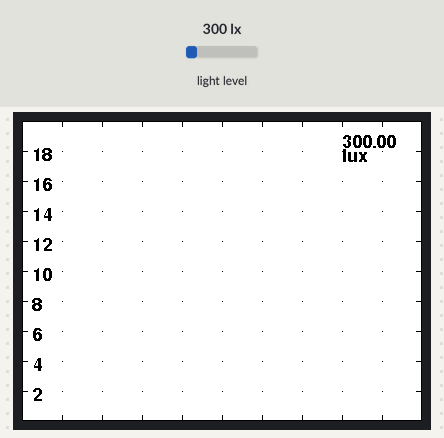
A sketch run on a simulated ESP8266 (NodeMCU). Parts: 400×300 colour display. The test bench sets the inputs (shaded band); at power-on: light level 300 lx. What the sketch prints to the serial monitor is not drawn.

Above: at 30.1 s.
At 46.1 s:
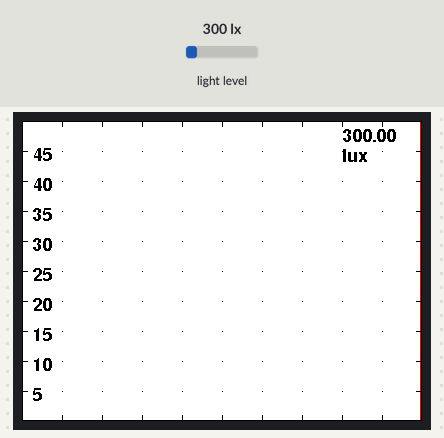
At 62.1 s:
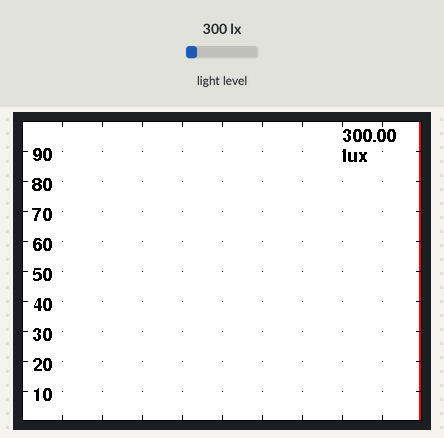
At 78.1 s:
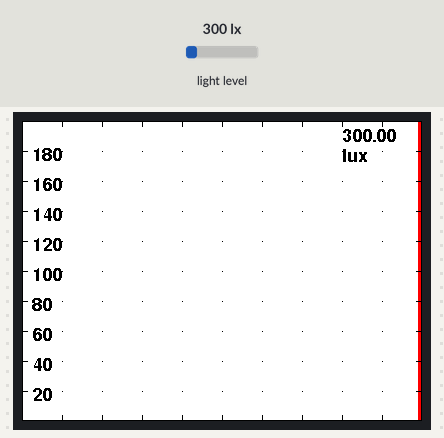
At 94.1 s:
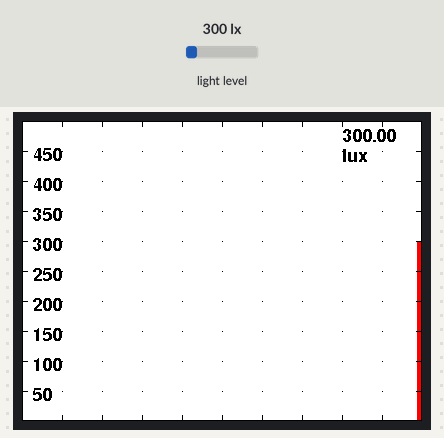
At 114.1 s:
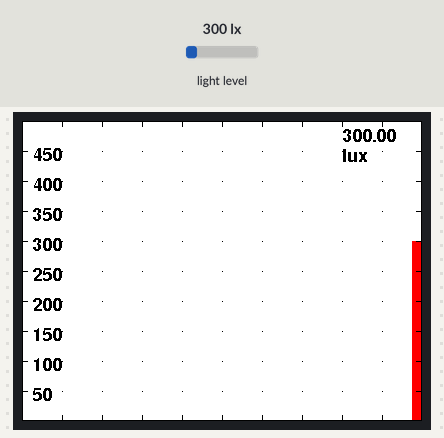

The sketch:

max44009demo.ino
```cpp
#include <GxEPD.h>
#include <GxGDEW042Z15/GxGDEW042Z15.cpp>    // 4.2" b/w/r
#include GxEPD_BitmapExamples
#include <GxIO/GxIO_SPI/GxIO_SPI.cpp>
#include <GxIO/GxIO.cpp>

// FreeFonts from Adafruit_GFX
#include <Fonts/FreeMonoBold9pt7b.h>
#include <Fonts/FreeMonoBold12pt7b.h>
#include <Fonts/FreeMonoBold18pt7b.h>
#include <Fonts/FreeMonoBold24pt7b.h>
#include <Fonts/FreeSans9pt7b.h>
#include <Fonts/FreeSans12pt7b.h>
#include <Fonts/FreeSans18pt7b.h>
#include <Fonts/FreeSans24pt7b.h>
#include <Fonts/FreeSansBold9pt7b.h>
#include <Fonts/FreeSansBold12pt7b.h>
#include <Fonts/FreeSansBold18pt7b.h>
#include <Fonts/FreeSansBold24pt7b.h>

#if defined(ESP8266)
// generic/common.h
//static const uint8_t SS    = 15;
//static const uint8_t MOSI  = 13;
//static const uint8_t MISO  = 12;
//static const uint8_t SCK   = 14;
// pins_arduino.h
//static const uint8_t D8   = 15;
//static const uint8_t D7   = 13;
//static const uint8_t D6   = 12;
//static const uint8_t D5   = 14;
// GxIO_SPI(SPIClass& spi, int8_t cs, int8_t dc, int8_t rst = -1, int8_t bl = -1);
GxIO_Class io(SPI, SS, 0, 2); // arbitrary selection of D3(=0), D4(=2), selected for default of GxEPD_Class
// GxGDEP015OC1(GxIO& io, uint8_t rst = 2, uint8_t busy = 4);
GxEPD_Class display(io); // default selection of D4(=2), D2(=4)
#elif defined(ESP32)
// pins_arduino.h, e.g. LOLIN32
//static const uint8_t SS    = 5;
//static const uint8_t MOSI  = 23;
//static const uint8_t MISO  = 19;
//static const uint8_t SCK   = 18;
// GxIO_SPI(SPIClass& spi, int8_t cs, int8_t dc, int8_t rst = -1, int8_t bl = -1);
GxIO_Class io(SPI, SS, 17, 16); // arbitrary selection of 17, 16
// GxGDEP015OC1(GxIO& io, uint8_t rst = D4, uint8_t busy = D2);
GxEPD_Class display(io, 16, 4); // arbitrary selection of (16), 4
#else
// pins_arduino.h, e.g. AVR
//#define PIN_SPI_SS    (10)
//#define PIN_SPI_MOSI  (11)
//#define PIN_SPI_MISO  (12)
//#define PIN_SPI_SCK   (13)
GxIO_Class io(SPI, SS, 8, 9); // arbitrary selection of 8, 9 selected for default of GxEPD_Class
GxEPD_Class display(io);
#endif


//ü is 0xfc
//ä is 0xe4
//ö is 0xf6
//Ä is 0xc4
//Ö is 0xd6
//Ü is 0xdc
//print(char(0x81))

#include "Wire.h"
#include "Max44009.h"
Max44009 myLux(0x4A, D6, D1);  // 0x4a; scl = D1, sda = D6
#define drawcolor GxEPD_RED
float lux = 0;
int err = 0;
int count;
int countx;
int sensorArray[400];
int drawHeight;
int disph = 299;
int dispw = 399;
int dispsteph = 30;   //pixels
int dispstepw = 40;   //pixels
int readings = 5;
int rcount = 5;      //draw on first loop
char filled = 'F'; //decide either filled or dot display (D=dot, any else filled)
char drawDirection = 'R'; //decide drawing direction, from right or from left (L=from left to right, any else from right to left)
char slope = 'S'; //slope colour of filled mode white or black slope (S=dot color, any else black)
int mapmax = 10;
float mapfactor = 1;
int maptemp = 0;
void setup() {
  Serial.begin(115200);

  display.init();

  display.fillScreen(GxEPD_WHITE);
  display.update();
  Max44009 myLux(0x4A, D6, D1);  // for some reason, single init doesn't cut it, the display init overwrites stuff
  for (count = 0; count <= dispw + 1; count++) //zero all elements
  {
    sensorArray[count] = 0;
  }
}

void loop() {
  lux = myLux.getLux();   err = myLux.getError();
  if (err != 0)   {
    Serial.print("Error:\t");
    Serial.println(err);
  }   else   {
    Serial.print("lux:\t");
    Serial.println(lux);
  }
  if (lux > mapmax) {
    maptemp = mapmax;
    while (maptemp >= 10){
      maptemp /= 10;
    }
    if (maptemp == 2) {
      mapfactor = 2.5;  //crude autoscale
    } else {
      mapfactor = 2;
    }
    mapmax = mapfactor * mapmax;
    Serial.print("Autoscale -> "); Serial.println(mapmax);
    rcount = readings;    //force redraw
  }
  sensorArray[0] = lux;   //write raw value into array - scale later
  for (count = 1; count <= dispw + 1; count++ )   {
    if (filled == 'D' || filled == 'd')     {
      if (drawDirection == 'L' || drawDirection == 'l')       {
        display.drawPixel(count, disph + 1 - map(sensorArray[count - 1], 0, mapmax, 0, disph + 1 ), drawcolor);
      }       else //else, draw dots from right to left
      {
        display.drawPixel(dispw + 1 - count, disph + 1 - map(sensorArray[count - 1], 0, mapmax, 0, disph + 1 ), drawcolor);
      }
    }     else     {
      if (drawDirection == 'L' || drawDirection == 'l')       {
        if (slope == 'S' || slope == 'S')         {
          display.drawLine(count, dispw + 1, count, disph + 1 - map(sensorArray[count - 1], 0, mapmax, 0, disph + 1 ), drawcolor);
        }         else         {
          display.drawLine(count, dispw + 1, count, disph + 1 - map(sensorArray[count - 1], 0, mapmax, 0, disph + 1 ), GxEPD_BLACK);

        }
      }       else       {
        if (slope == 'S' || slope == 'S')         {
          display.drawLine(dispw + 1 - count, disph, dispw + 1 - count, disph + 1 - map(sensorArray[count - 1], 0, mapmax, 0, disph + 1 ), drawcolor);
        }         else         {
          display.drawLine(dispw + 1 - count, disph, dispw + 1 - count, disph + 1 - map(sensorArray[count - 1], 0, mapmax, 0, disph + 1 ), GxEPD_BLACK);
       }
      }
    }
  }


  drawAxises();   rcount++;
  if (rcount >= readings) {
    display.update();  //needed before anything is displayed
    rcount = 0;
  }
  display.fillScreen(GxEPD_WHITE); //clear before new drawing

  for (count = dispw + 1; count >= 2; count--) // move array
  {
    sensorArray[count - 1] = sensorArray[count - 2];
  }


  delay(1000);
}


void drawAxises()  //separate to keep stuff neater. This controls ONLY drawing background!
{
  display.setCursor(320, 20);   display.setFont(&FreeSansBold9pt7b);   display.setTextColor(GxEPD_BLACK);   display.print(lux);   //unscaled raw value
  display.setCursor(320, 40);   display.print("lux");


  display.drawLine(0, 0, 0, disph, GxEPD_BLACK);   display.drawLine(dispw, 0, dispw, disph, GxEPD_BLACK);

  display.drawLine(0, 0, dispw, 0, GxEPD_BLACK);   display.drawLine(0, disph, dispw, disph, GxEPD_BLACK);

  for (count = dispsteph; count < disph + 1; count += dispsteph)   {
    display.drawLine(dispw - 5, count, dispw, count, GxEPD_BLACK);  //ticks left/right
    display.drawLine(0, count, 5, count, GxEPD_BLACK);

    for (countx = 0; countx < dispw + 1; countx += dispstepw)     {
      display.drawPixel(countx, count, GxEPD_BLACK);        //dots center
    }
    display.setCursor(0.25 * dispstepw, disph + 1 - count + 0.33 * dispsteph);     display.print(map(count, 0, disph + 1, 0, mapmax ));
  }

  for (count = 0; count < dispw + 1; count += dispstepw)  {
    display.drawLine(count, 0, count, 5, GxEPD_BLACK);        //ticks top/bottom
    display.drawLine(count, disph - 5, count, disph, GxEPD_BLACK);
  }
}
```

Measured:
- what the display in image 0 shows lasts 16.0 s, from 30.1 s to 46.1 s
- what the display in image 4 shows lasts 20.0 s, from 94.1 s to 114.1 s
